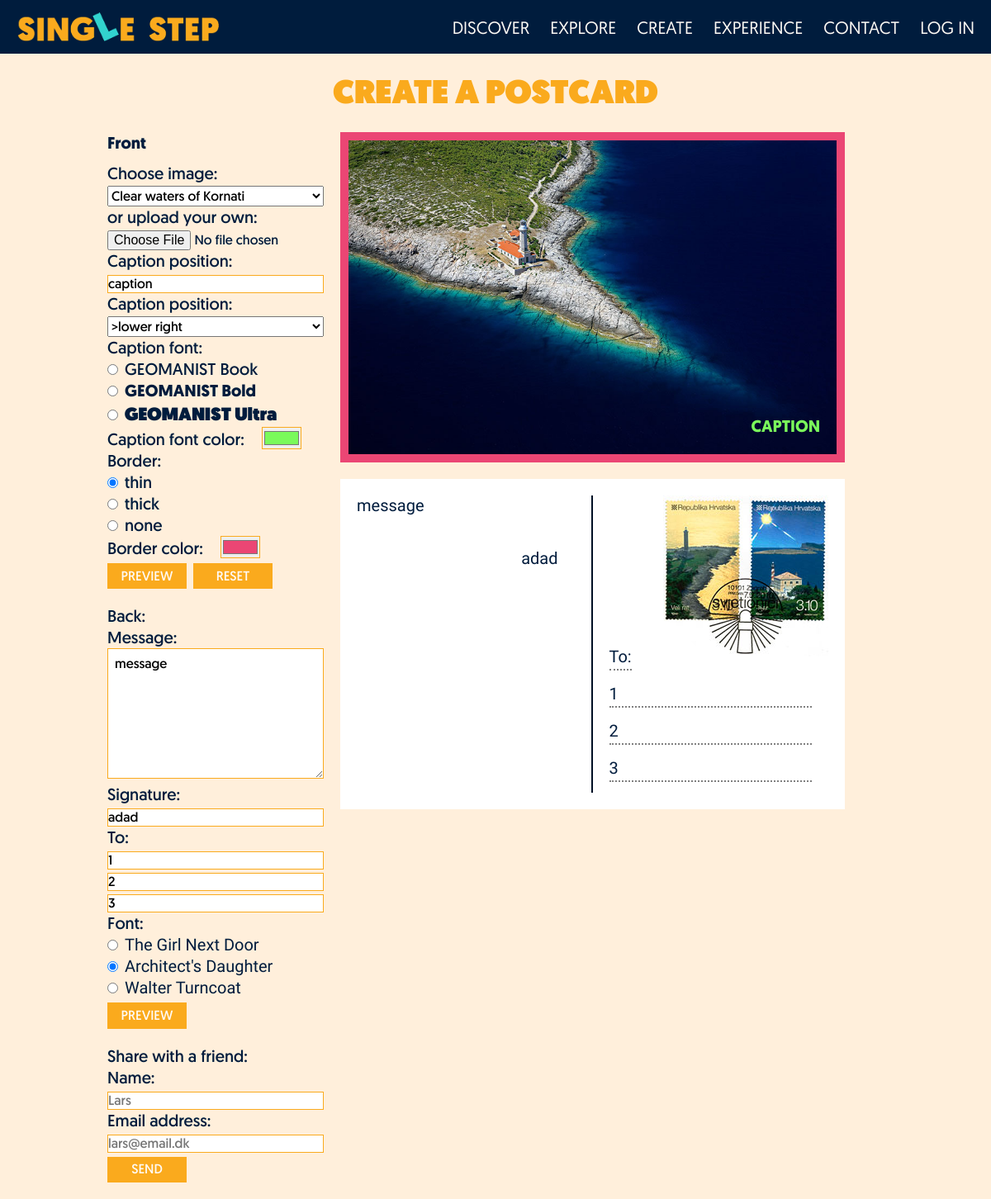
The app's page /postcard.php?postcard_id=1 with its own data.
### tables this page shows
CREATE TABLE IF NOT EXISTS `singlestep_postcards` (
  `id` int(11) NOT NULL AUTO_INCREMENT,
  `image` varchar(255) NOT NULL,
  `caption_text` varchar(255) NOT NULL,
  `caption_position` varchar(255) NOT NULL,
  `caption_font` varchar(100) NOT NULL,
  `caption_font_color` varchar(7) NOT NULL,
  `border_type` varchar(10) NOT NULL,
  `border_color` varchar(7) NOT NULL,
  `message` varchar(255) NOT NULL,
  `signature` varchar(50) NOT NULL,
  `address1` varchar(50) NOT NULL,
  `address2` varchar(50) NOT NULL,
  `address3` varchar(50) NOT NULL,
  `message_font` varchar(100) NOT NULL,
  PRIMARY KEY (`id`)
);

### postcard_functions.php (called while the page is built, shortened)
<?php
function getPostcardById($id){
	$conn = getConnection();
	$sql = "SELECT * FROM singlestep_postcards WHERE id = $id";
	return mysqli_query($conn, $sql);
}

### postcard.php (the view, shortened to what this page needs)
<?php
	require_once "postcard_functions.php";
	$postcard_image_class = "pc_image_vis";
	$postcard_caption_position_class = "caption_lower_right";
	$postcard_captions_font_class = "font_geomanist_bold";
	$caption_font_color = "#fffaf5";
	$border_color = "#001024";
	$border_size = "0.5em";
	$postcard_back_font = "walter_turncoat";
	$default_caption_text = "Discover the beauty of Vis";
	$default_address1 = "Lars Nielsen";
	$default_address2 = "Lygten 16";
	$default_address3 = "Copenhagen NW";
	$default_postcard_back_text = "Croatia is absolutely amazing! Beautiful nature, interesting history, friendly locals...everything you need for a perfect holiday. You have to come with us next time!";
	$default_postcard_back_signature = "Hugs, Laura";
    if(!empty($_GET["postcard_id"])){
        $id = $_GET["postcard_id"];
        $postcard = getPostcardById($id);
        if(mysqli_num_rows($postcard) == 1){
            $row = mysqli_fetch_assoc($postcard);
			$postcard_image_class = $row["image"];
			$postcard_caption_position_class = $row["caption_position"];
			$postcard_captions_font_class = $row["caption_font"];
			$caption_font_color = $row["caption_font_color"];
			$border_color = $row["border_color"];
			$border_size = $row["border_type"];
			$postcard_back_font = $row["message_font"];
			$caption_text = $row["caption_text"];
			$postcard_back_text = $row["message"];
			$postcard_back_signature = $row["signature"];
			$address1 = $row["address1"];
			if(!empty($row["address2"])){
			    $address2 = $row["address2"];
			}
			if(!empty($row["address3"])){
			    $address3 = $row["address3"];
			}
        }
    }
?>
<!DOCTYPE html>
<html>
<head>
    <link href="main.css" rel="stylesheet" type="text/css" />
</head>
<body>
    <nav>
        <a href="index.php"><img src="images/logo.png" alt="Single Step logo" id="nav_logo"/></a>
        <ul>
            <li><a href="index.php#discover">DISCOVER</a></li>
            <li><a href="explore.php">EXPLORE</a></li>
            <li><a href="create.php">CREATE</a></li>
            <li><a href="index.php#experience">EXPERIENCE</a></li>
            <li><a href="index.php#contact">CONTACT</a></li>
            <li><a href="login.php">LOG IN</a></li>
        </ul>
    </nav>
		<div id="postcard_page" class="vh_section">
        <div id="pc_wrap" class="max_width center">
            <h1>CREATE A POSTCARD</h1>
            <div id="pc_form" class="one_third left">
                <form  action = "postcard.php" method = "POST" enctype="multipart/form-data">
                    <fieldset id="pc_form_front">
                        <h4>Front</h4>
                        Choose image: <br/>
                        <select name="pc_preselect" id="pc_preselect">
                        <option value="pc_image_kornati" <?php echo ($postcard_image_class == "pc_image_kornati") ? "selected" : ""; ?> >Clear waters of Kornati</option>
                    </select><br/>
                    or upload your own: <input type="file" accept="image/*"> <br/>
										Caption position:
                    <input type="text"
                    	placeholder="<?php echo $default_caption_text; ?>"
                    	name = "caption_text" id = "caption_text"
                    	value = "<?php echo (!empty($caption_text)) ? $caption_text : ""; ?>"
                    	required><br/>
                    Caption position:
                    <select name="caption_pos">
                        <option value="lower_right"  selected="selected"> <?php echo ($postcard_caption_position_class == "caption_lower_right") ? "selected" : ""; ?> >lower right</option>
                    </select><br/>
                    Caption font:<br/>
                    <input type="radio" name="caption_font" value="geomanist_book" <?php echo ($postcard_captions_font_class == "geomanist_book") ? "checked" : ""; ?> >GEOMANIST Book<br/>
                    <input type="radio" name="caption_font" value="geomanist_bold" <?php echo ($postcard_captions_font_class == "geomanist_bold") ? "checked" : ""; ?> ><span class="geo_bold">GEOMANIST Bold</span><br/>
                    <input type="radio" name="caption_font" value="geomanist_ultra" <?php echo ($postcard_captions_font_class == "geomanist_ultra") ? "checked" : ""; ?> ><span class="geo_ultra">GEOMANIST Ultra</span><br/>
                    Caption font color: <input type="color" id = "caption_font_color" name = "caption_font_color" value = "<?php echo $caption_font_color; ?>" ><br/>
                    Border:<br/>
                    <input type="radio" name="pc_border" value="thin" <?php echo ($border_size == "0.5em") ? "checked" : ""; ?> >thin<br/>
                    <input type="radio" name="pc_border" value="thick" <?php echo ($border_size == "1em") ? "checked" : ""; ?> >thick<br/>
                    <input type="radio" name="pc_border" value="none" <?php echo ($border_size == "0") ? "checked" : ""; ?> >none<br/>
                    Border color: <input type="color" id = "border_color" name = "border_color" value = "<?php echo $border_color; ?>"><br/>
                    <input type="submit" value="Preview" name = "submitBtn"><input type="reset" value="Reset"><br/>
                </fieldset>
                <fieldset>
                    <legend>Back:</legend>
                    Message:<br/>
                    <textarea placeholder="<?php echo $default_postcard_back_text; ?>"
                    	rows="7" cols="25" id = "postcard_back_text" name = "postcard_back_text" required><?php echo (!empty($postcard_back_text)) ?  $postcard_back_text : ""; ?></textarea>
                    <br/>
                    Signature:<br/>
                    <input type="text" placeholder="<?php echo $default_postcard_back_signature; ?>"
                    	id = "postcard_back_signature" name = "postcard_back_signature"
                    	value = "<?php echo (!empty($postcard_back_signature)) ? $postcard_back_signature : ""; ?>" required><br/>
                    To:<br/>
                    <input type="text" placeholder="<?php echo $default_address1; ?>"
                    	id = "address1" name = "address1"
                    	value = "<?php echo (!empty($address1)) ? $address1 : ""; ?>" required><br/>
                    <input type="text" placeholder="<?php echo $default_address2; ?>"
                    	id = "address2" name = "address2"
                    	value = "<?php echo (!empty($address2)) ? $address2 : ""; ?>"><br/>
                    <input type="text" placeholder="<?php echo $default_address3; ?>"
                    	id = "address3" name = "address3"
                    	value = "<?php echo (!empty($address3)) ? $address3 : ""; ?>"><br/>
                    Font:<br/>
                    <input type="radio" name="back_font" value="girl_nextdoor" <?php echo ($postcard_back_font == "girl_nextdoor") ? "checked" : ""; ?> ><span class="girl_nextdoor">The Girl Next Door</span><br/>
                    <input type="radio" name="back_font" value="architects_daughter" <?php echo ($postcard_back_font == "architects_daughter") ? "checked" : ""; ?> ><span class="architects_daughter">Architect's Daughter</span><br/>
                    <input type="radio" name="back_font" value="walter_turncoat" <?php echo ($postcard_back_font == "walter_turncoat") ? "checked" : ""; ?> ><span class="walter_turncoat">Walter Turncoat</span><br/>
                    <input type="submit" value="Preview" name = "submitBtn"><br/>
                </fieldset>
                <fieldset>
                    <legend>Share with a friend:</legend>
                    Name: <input type="text" placeholder="Lars"><br/>
                    Email address: <input type="email" placeholder="lars@email.dk"><br/>
                    <input type="submit" value="Send">
                </fieldset>
            </form>
        </div>
				<div id="pc_preview" class="two_thirds left clearfix">
            <div id="pc_front" class = "<?php echo $postcard_image_class; ?>" style = "border: <?php echo "$border_size solid $border_color"; ?>">
                <div id="prev_caption"
                	class = "<?php echo "$postcard_caption_position_class $postcard_captions_font_class"; ?>"
                	style = "color: <?php echo $caption_font_color; ?> ">
                	<?php echo (!empty($caption_text)) ? $caption_text : $default_caption_text; ?></div>
            </div>
            <div id="pc_back" class = "<?php echo $postcard_back_font; ?> ">
							<div id="prev_message" class="fifty left">
                    <div id="prev_message_body" ><?php echo (!empty($postcard_back_text)) ? $postcard_back_text : $default_postcard_back_text; ?></div>
                    <div id="prev_message_signature">
                    	<?php echo (!empty($postcard_back_signature)) ? $postcard_back_signature : $default_postcard_back_signature; ?>
                    </div>
                </div>
                <div id="prev_address" class="fifty left">
                    <p>To:</p>
                    <p><?php echo (!empty($address1)) ? $address1 : $default_address1; ?></p>
                    <p><?php echo (!empty($address2)) ? $address2 : ""; ?></p>
                    <p><?php echo (!empty($address3)) ? $address3 : ""; ?></p>
                </div>
            </div>
        </div>
    </div>
</body>
</html>

### main.css (style rules this page uses)
* { box-sizing:border-box; margin:0; padding:0; }
body { background:#ffefdb; font-family: GeomanistBook, sans-serif; font-size: 20px; color: #001c3d; }
a { outline:0; text-decoration: none; font-family: GeomanistRegular, sans-serif; text-transform: uppercase; color: #fffaf5; font-size: 21px; border: solid 2px #fffaf5; transition:0.2s; }
h1 { font-family: GeomanistUltra; font-size: 40px; color: #faaa1d; text-align: center; margin: 0.5em auto 0.5em auto; }
h4 { font-family: GeomanistBold; font-size: 20px; color: #001c3d; text-align:left; margin: 1em auto 0.5em auto; }
p { line-height: 30px; margin-bottom: 1em; }
nav { position: fixed; top:0; left:0; z-index: 10; height:65px; width:100%; background: #001c3d; }
nav a { text-transform: uppercase; border:none; }
nav ul { text-align: right; margin: 1em 1em 1em 0; display: inline; float:right; }
nav ul li { display: inline-block; margin-left: 1em; }
#nav_logo { height: 35px; margin-top:15px; margin-left:1em; }
input, textarea { line-height: 1.5em; border: #faaa1d solid 1px; font-family: GeomanistBook, sans-serif; }
input[type=file] { border: none; }
input[type=submit],input[type=reset], input[type=upload] { width:auto; padding:0.3em 1em; background: #faaa1d; color: #fffaf5; margin-top: 0.3em; cursor: pointer; text-transform: uppercase; }
input[type=radio] { margin-right:0.5em; }
fieldset { border:none; margin-bottom: 1em; }
textarea { padding: 0.5em; }
#postcard_page input, #postcard_page textarea, #postcard_page select { font-family: GeomanistBook, sans-serif; font-size: 16px; line-height: 20px; width:100%; }
#postcard_page input[type=reset], #postcard_page input[type=submit] { padding: 0.3em 0.5em; margin-right: 0.5em; width: auto; min-width:6em; }
#postcard_page input[type=radio] { width:auto; }
#postcard_page input[type=color] { width:3em; margin-left:1em; }
#pc_form { padding-right:1em; }
#pc_form h4 { margin-top:0; }
#pc_front, #pc_back { width:100%; height:400px; overflow: hidden; }
#pc_back { background: white; padding: 1em; font-family: 'Walter Turncoat', cursive; font-size: 20px; }
#pc_front { background-image:url(images/pc_vis.jpg); background-position: center center; background-size: cover; position: relative; border: 0.5em solid #001024; margin-bottom:1em; }
#prev_caption { position: absolute; color: #fffaf5; text-transform: uppercase; bottom:1em; right:1em; font-family:GeomanistBold; font-size:20px; }
#prev_address { background: url("images/stamps.jpg") no-repeat right top; height: 100%; padding: 180px 1em 1em 1em; }
#prev_message { border-right: 2px solid #001024; height:100%; }
#prev_message_signature { text-align: right; padding:2em; }
#prev_address p { margin-bottom: 0.65em; border-bottom: dotted 2px grey; }
#prev_address p:first-child { display: inline-block; }
.geo_ultra { font-family: GeomanistUltra, sans-serif; font-size: 22px; }
.geo_bold { font-family: GeomanistBold, sans-serif; font-size: 20px; }
.walter_turncoat { font-family: 'Walter Turncoat', cursive; }
.architects_daughter { font-family: 'Architects Daughter', cursive; }
.girl_nextdoor { font-family: 'The Girl Next Door', cursive; }
.vh_section { width:100%; min-height:100vh; padding-top: 65px; }
.center { display: block; margin:0 auto; }
.max_width { width:940px; }
.two_thirds { width:65%; }
.one_third { width:30%; }
.fifty { width: 50%; }
.left { float:left; }
.clearfix::after { content: ""; display: table; clear: both; }

### records on screen
singlestep_postcards: pc_preselect "Clear waters of Kornati", caption_text "caption", caption_font_color "#7afa5b", border_type "☑", border_color "#eb4674", postcard_back_text "message", postcard_back_signature "adad", address1 "1", address2 "2", address3 "3", message_font "☑", caption_text "CAPTION", message "message", signature "adad"
